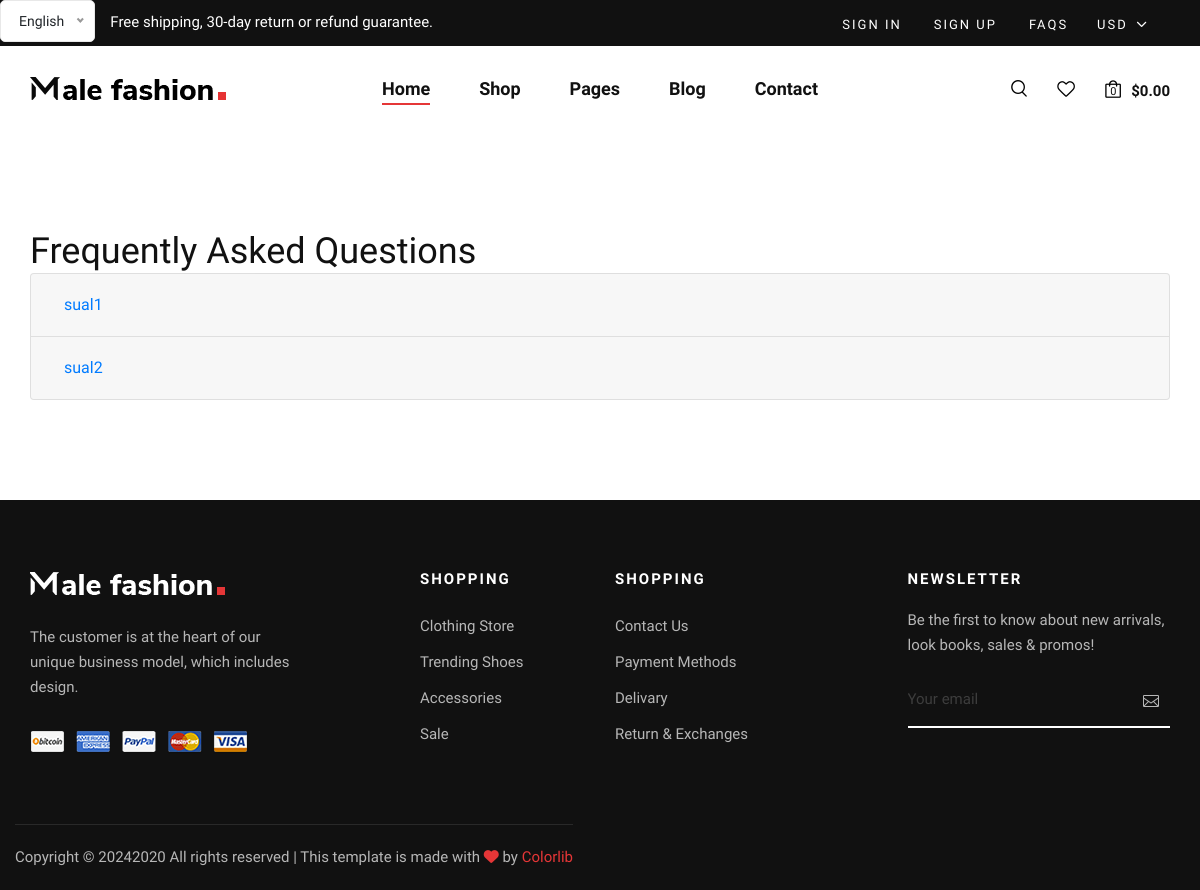
Page /en/faq/ on the committed database.
### core/models.py (models this page shows, shortened)
class BaseModel(models.Model):
  created_at = models.DateTimeField(auto_now_add=True)
  updated_at = models.DateTimeField(auto_now=True)
  is_active = models.BooleanField(default=True)
  class Meta:
    abstract = True

class Setting(BaseModel):
  name = models.CharField(max_length=50)
  address = models.CharField(max_length=100)
  phone = models.CharField(max_length=50)
  email = models.EmailField()
  facebook = models.URLField()
  instagram = models.URLField()
  pinterest = models.URLField()
  twitter = models.URLField()
  youtube = models.URLField()
  logo = models.ImageField(upload_to='logo/')
  blog_bg_image = models.ImageField(upload_to='blog_bg/')
  location = models.URLField(max_length=2000)
  slogan = models.CharField(max_length=2000)
  class Meta:
    verbose_name = _("Setting")
    verbose_name_plural = _("Setting")

class FAQ(BaseModel):
  question = models.CharField(max_length=100)
  answer = models.TextField()
  class Meta:
    verbose_name = _("FAQ")
    verbose_name_plural = _("FAQs")

### core/views.py (the view)
# urls.py: path('faq/', faq, name='faq'),
def faq(request):
  context = {
    'faqs' : FAQ.objects.filter(is_active=True)
   }
  return render(request, 'faq.html', context=context)

### core/context_processors/context_processors.py (called while the page is built)
def my_setting_func(request):
  setting_data = Setting.objects.first()
  return {
    'setting_data' : setting_data
  }

### core/templates/faq.html (shortened to what this page needs)
{% extends 'base.html' %}
{% block content %}
<section class="faq-section spad">
  <div class="container">
      <div class="row">
          <div class="col-lg-12">
              <div class="faq__text">
                  <h2>Frequently Asked Questions</h2>
              </div>
          </div>
      </div>
      <div class="row">
          <div class="col-lg-12">
              <div class="accordion" id="accordionExample">
                  {% for faq in faqs %}
                  <div class="card">
                      <div class="card-header" id="heading{{ forloop.counter }}">
                          <h5 class="mb-0">
                              <button class="btn btn-link" type="button" data-toggle="collapse" data-target="#collapse{{ forloop.counter }}" aria-expanded="false" aria-controls="collapse{{ forloop.counter }}">
                                  {{ faq.question }}
                              </button>
                          </h5>
                      </div>
                  </div>
                  {% endfor %}
              </div>
          </div>
      </div>
  </div>
</section>
{% endblock %}

### core/templates/partials/header.html (shortened to what this page needs)
{% load static %}
{% load i18n %}
<header class="header">
    <div class="header__top">
        <div class="container">
            <div class="row">
                <div class="col-lg-6 col-md-7">
                    <div class="header__top__left">
                        <p>Free shipping, 30-day return or refund guarantee.</p>
                    </div>
                </div>
                <div class="col-lg-6 col-md-5">
                    <div class="header__top__right">
                        <div class="header__top__links">
                            {% if user.is_authenticated %}
                            <li class="nav-item menu-dropdown black-text">
                                <ul class="sub-menu">
                                    <li><a class="nav-link" href="{% url 'profile_edit' %}" style="color: #fff;">{% trans 'Profile' %}</a></li>
                                    <li>
                                        <form method="POST" action="{% url 'logout' %}">
                                            {% csrf_token %}
                                            <button type="submit" class="btn btn-link text-black">{% trans 'Logout' %}</button>
                                        </form>
                                    </li>
                                </ul>
                            </li>
                                    </ul>
                                </li>
                            {% else %}
                                <a href="{% url 'login' %}">{% trans 'Sign In' %}</a>
                                <a href="{% url 'register' %}">{% trans 'Sign Up' %}</a>
                            {% endif %}
                            <a href="{% url 'faq' %}">{% trans 'FAQs' %}</a>
                        </div>
                        <div class="header__top__hover">
                            <span>USD <i class="arrow_carrot-down"></i></span>
                        </div>
                    </div>
                </div>
            </div>
        </div>
    </div>
    <div class="container">
        <div class="row">
            <div class="col-lg-3 col-md-3">
                <div class="header__logo">
                    <a href="{% url 'home' %}"><img src="{% if setting_data %} {{ setting_data.logo.url }} {% endif %}" alt=""></a>
                </div>
            </div>
            <div class="col-lg-6 col-md-6">
                <nav class="header__menu mobile-menu">
                    <ul>
                        <li class="active"><a href="{% url 'home' %}">{% trans 'Home' %}</a></li>
                        <li><a href="{% url 'shop' %}">{% trans 'Shop' %}</a></li>
                        <li><a href="#">{% trans 'Pages' %}</a>
                        </li>
                        <li><a href="{% url 'blog' %}">{% trans 'Blog' %}</a></li>
                        <li><a href="{% url 'contact_us' %}">{% trans 'Contact' %}</a></li>
                    </ul>
                </nav>
            </div>
            <div class="col-lg-3 col-md-3">
                <div class="header__nav__option">
                    <a href="#" class="search-switch"><img src="{% static 'img/icon/search.png' %}" alt=""></a>
                    <a href="#"><img src="{% static 'img/icon/heart.png' %}" alt=""></a>
                    <a href="#"><img src="{% static 'img/icon/cart.png' %}" alt=""> <span>0</span></a>
                    <div class="price">$0.00</div>
                </div>
            </div>
        </div>
    </div>
</header>

### static/css/style.css (style rules this page uses)
html, body { height: 100%; font-family: "Nunito Sans", sans-serif; -webkit-font-smoothing: antialiased; }
h1, h2, h3, h4, h5, h6 { margin: 0; color: #111111; font-weight: 400; font-family: "Nunito Sans", sans-serif; }
h2 { font-size: 36px; }
h5 { font-size: 18px; }
p { font-size: 15px; font-family: "Nunito Sans", sans-serif; color: #3d3d3d; font-weight: 400; line-height: 25px; margin: 0 0 15px 0; }
img { max-width: 100%; }
ul, ol { padding: 0; margin: 0; }
.spad { padding-top: 100px; padding-bottom: 100px; }
.header { background: #ffffff; }
.header__top { background: #111111; padding: 10px 0; }
.header__top__left p { color: #ffffff; margin-bottom: 0; }
.header__top__right { text-align: right; }
.header__top__links { display: inline-block; margin-right: 25px; }
.header__top__links a { color: #ffffff; font-size: 13px; text-transform: uppercase; letter-spacing: 2px; margin-right: 28px; display: inline-block; }
.header__top__links a:last-child { margin-right: 0; }
.header__top__hover { display: inline-block; position: relative; }
.header__top__hover span { color: #ffffff; font-size: 13px; text-transform: uppercase; letter-spacing: 2px; display: inline-block; cursor: pointer; }
.header__top__hover span i { font-size: 20px; position: relative; top: 3px; right: 2px; }
.header__logo { padding: 30px 0; }
.header__logo a { display: inline-block; }
.header__menu { text-align: center; padding: 26px 0 25px; }
.header__menu ul li { list-style: none; display: inline-block; margin-right: 45px; position: relative; }
.header__menu ul li.active a:after { -webkit-transform: scale(1); -ms-transform: scale(1); transform: scale(1); }
.header__menu ul li:last-child { margin-right: 0; }
.header__menu ul li a { font-size: 18px; color: #111111; display: block; font-weight: 600; position: relative; padding: 3px 0; }
.header__menu ul li a:after { position: absolute; left: 0; bottom: 0; width: 100%; height: 2px; background: #e53637; content: ""; -webkit-transition: all, 0.5s; -o-transition: all, 0.5s; transition: all, 0.5s; -webkit-transform: scale(0); -ms-transform: scale(0); transform: scale(0); }
.header__nav__option { text-align: right; padding: 30px 0; }
.header__nav__option a { display: inline-block; margin-right: 26px; position: relative; }
.header__nav__option a span { color: #0d0d0d; font-size: 11px; position: absolute; left: 5px; top: 8px; }
.header__nav__option .price { font-size: 15px; color: #111111; font-weight: 700; display: inline-block; margin-left: -20px; position: relative; top: 3px; }
@media only screen and (min-width: 1200px) { .container { max-width: 1170px; } }

### rows in the picture
Setting: logo (picture)
FAQ: question "sual1"
FAQ: question "sual2"
